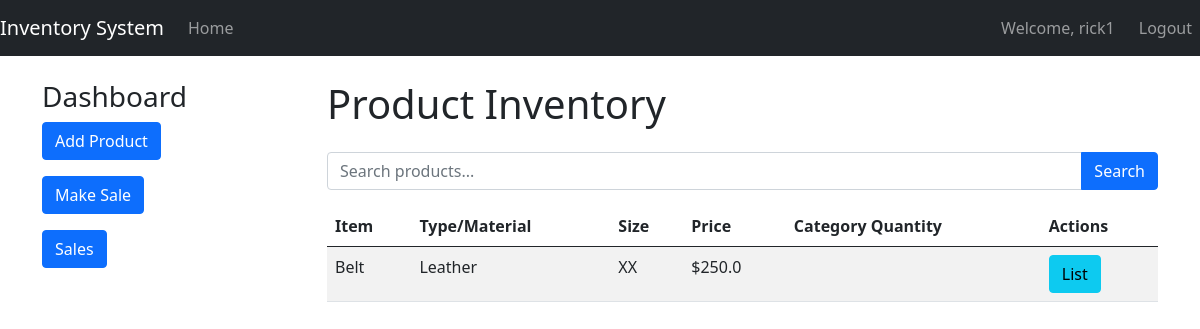
Before: /index (signed in) with the older database file.
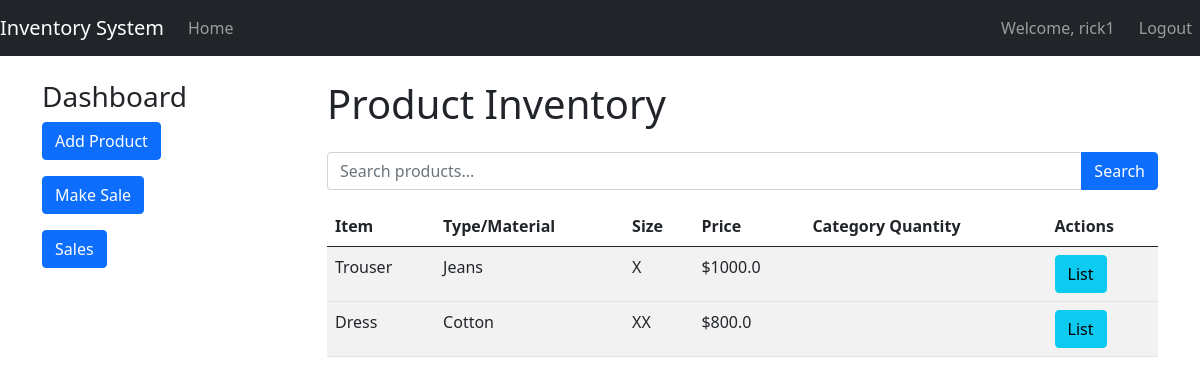
After: the same page with the newer database file.
### STORE/models.py (models this page shows, shortened)
class Product(db.Model):
    code = db.Column(db.String(20), primary_key=True, unique=True, nullable=False, index=True)  # Index added to code column
    item = db.Column(db.String(100), nullable=False)
    type_material = db.Column(db.String(100), nullable=False)
    size = db.Column(db.String(20), nullable=False)
    color = db.Column(db.String(50), nullable=False)
    description = db.Column(db.Text, nullable=False)
    price = db.Column(db.Float, nullable=False)
    quantity = db.Column(db.Integer, nullable=False, default=1)  # Default quantity set to 1
    sales = relationship('Sale', backref='product', lazy=True)  # Relationship with Sale model

### STORE/routes.py (the view)
@app.route('/index')
@login_required
def index():
    all_products = Product.query.all()
    sold_product_codes = [sale.product_code for sale in Sale.query.all()]
    unsold_products = [product for product in all_products if product.code not in sold_product_codes]
    return render_template('index.html', products=unsold_products)

### STORE/__init__.py (called while the page is built)
@login_manager.user_loader
def load_user(user_id):
    return User.query.get(int(user_id))

### STORE/templates/index.html (shortened to what this page needs)
{% extends "base.html" %}
{% block content %}
<div class="row">
    <div class="col-md-3">
        <h3>Dashboard</h3>
        <a href="{{ url_for('add_product') }}" class="btn btn-primary mb-3">Add Product</a>
        <form action="{{ url_for('make_sale') }}" method="get">
            <button type="submit" class="btn btn-primary mb-3">Make Sale</button>
        </form>
        <form action="{{ url_for('sales') }}" method="post">
            <button type="submit" class="btn btn-primary mb-3">Sales</button>
        </form>
    </div>
    <div class="col-md-9">
        <h1 class="mb-4">Product Inventory</h1>
        <div class="input-group mb-3">
            <input type="text" id="searchInput" class="form-control" placeholder="Search products...">
            <button class="btn btn-primary" type="button" id="searchButton">Search</button>
        </div>
        <div id="productTableContainer">
            <table class="table table-striped">
                <thead>
                    <tr>
                        <th scope="col">Item</th>
                        <th scope="col">Type/Material</th>
                        <th scope="col">Size</th>
                        <th scope="col">Price</th>
                        <th scope="col">Category Quantity</th>
                        <th scope="col">Actions</th>
                    </tr>
                </thead>
                <tbody id="productTableBody">
                    {% for product in products %}
                    <tr>
                        <td>{{ product.item }}</td>
                        <td>{{ product.type_material }}</td>
                        <td>{{ product.size }}</td>
                        <td>${{ product.price }}</td>
                        <td>{{ product.total_quantity }}</td>
                        <td>
                            <button class="btn btn-info toggle-button"
                                    data-item="{{ product.item }}"
                                    data-type-material="{{ product.type_material }}"
                                    data-size="{{ product.size }}"
                                    data-price="{{ product.price }}">List</button>
                        </td>
                    </tr>
                    {% endfor %}
                </tbody>
            </table>
        </div>
    </div>
</div>
{% endblock %}

Changed rows visible on the page:
removed Product: item "Belt", type_material "Leather", size "XX", price "250.0"
now on this page (row edited): Product: item "Trouser", type_material "Jeans", size "X", price "1000.0"
now on this page (row edited): Product: item "Dress", type_material "Cotton", size "XX", price "800.0"
